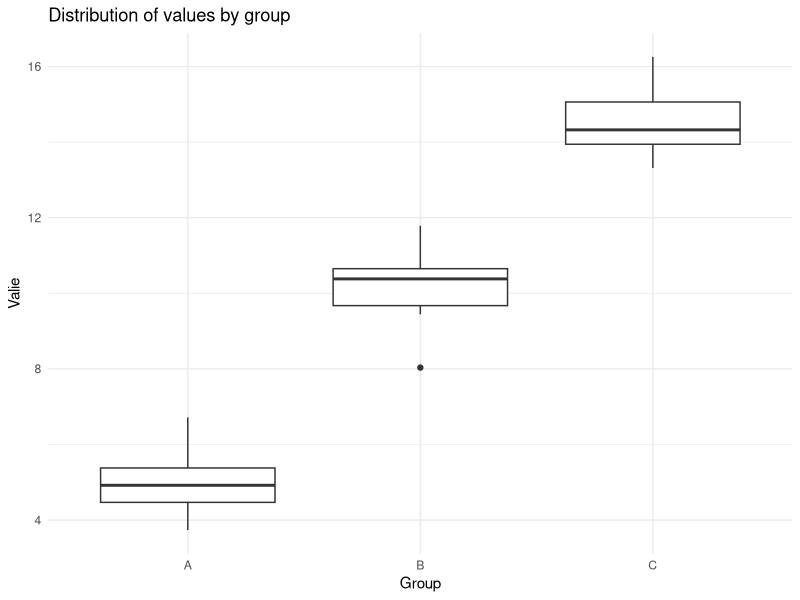

Source code (R):
# ===================================================
# Script: Statistical data analysis with functions
# Author : Esther Cros
# Date : 14 janvier 2025
# Objective: Example of organization, best practices and documentation
# ===================================================

# More details for code objective: .......
# Please note that this script is not functional; it serves only as an example.


# Tip 1 : Concise but explanatory comments: Explain the purpose of a block of code, especially for important or complex steps.

# ---- 1. Initialization ----

# Tip 2 : Always comment on imported libraries, so that others know which dependencies are needed to make the code work.

# Loading the necessary libraries
library(ggplot2)  # For visualization
library(dplyr)    # For data manipulation
library(readr)    # To read CSV files

# Defining the environment
rm(list = ls())  # Cleans the workspace
set.seed(123)    # Fix a seed for reproducible results

# ---- 2. Useful functions ----

# Tip 3: If you're working with functions, it's a good idea to specify the function's role, 
# its inputs and outputs, and specify the type of each input and output.
# It's not always necessary to comment so much on functions. But for complex ones, it's always easier if you want to go back over the code after you've done it.

# Tip 4 : Checking input types : To avoid errors, it is often useful to check that a function's inputs are of the expected type 
# (for example, by verifying that an argument is indeed a numerical vector).

#' Find out what's wrong with my function...

# Function: calculer_resume
# Description: Calculates the mean and standard deviation of a specified numeric column, grouped by another column in a data frame.
#
# Inputs:
#   - data (data.frame): The input data frame containing the data to be summarized.
#   - group_col (character): A string specifying the name of the column to group the data by. 
#                            Must match a column name in the input `data`.
#   - value_col (character): A string specifying the name of the numeric column for which the statistical summary is calculated. 
#                            Must match a column name in the input `data`.
#
# Output:
#   - (data.frame): A data frame with the following structure:
#       - The grouping column (`group_col`) as the first column.
#       - `moyenne` (numeric): The mean of the specified value column for each group.
#       - `ecart_type` (numeric): The standard deviation of the specified value column for each group.
#
# Notes:
#   - Missing values (`NA`) in the value column are ignored during calculations.
#   - If either `group_col` or `value_col` does not exist in the input data frame, the function stops and raises an error.
#   - The returned data frame contains one row per group defined by `group_col`.
calculer_resume <- function(data, group_col, value_col) {
  # Check that columns exist
  if (!all(c(group_col, value_col) %in% colnames(data))) {
    stop("The specified columns are not in the data.frame.")
  }
  
  # Statistical summary calculation
  resume <- data %>%
    group_by(.data[[group_col]]) %>%
    summarise(
      moyenne = mean(.data[[value_col]], na.rm = TRUE),
      ecart_type = sd(.data[[value_col]], na.rm = TRUE),
      .groups = "drop"
    )
  
  return(resume)
}

#' Tip 5 : Never put variables, function names... in a language other than English. 
#' It's annoying if you don't speak Italian, French, Russian or Chinese .... 

# ---- 3. Data loading ----

# Tip 6 : When importing data, it's a good idea to add a comment explaining the source of the data and the import method. 
# In addition, each data cleansing step should be accompanied by a comment explaining why it is necessary.

# Tip 7 : Use explicit variable names and avoid abbreviations. 
# Comment on analysis steps so others know what each line of code is trying to accomplish.

data <- data.frame(
  group = rep(c("A", "B", "C"), each = 10),
  value = c(rnorm(10, mean = 5), rnorm(10, mean = 10), rnorm(10, mean = 15))
)

# ---- 4. Exploration and analysis ----

# Tip 8 : Comment on each element of the visualization. For example, if you change colors or chart types, explain why these choices are made.

# Using the function to calculate a statistical summary
resume <- calculer_resume(data, "group", "value")
print(resume)

# Data visualization
ggplot(data, aes(x = group, y = value)) +
  geom_boxplot() +
  theme_minimal() +
  labs(
    title = "Distribution of values by group",
    x = "Group",
    y = "Valie"
  )

# ---- 5. Saving results ----

# Save statistical summary
write_csv(resume, "resume_statistiques.csv")
cat("Statistical summary recorded under 'resume_statistiques.csv'\n")

# ---- 6. End of script ----
cat("Script successfully completed !\n")
